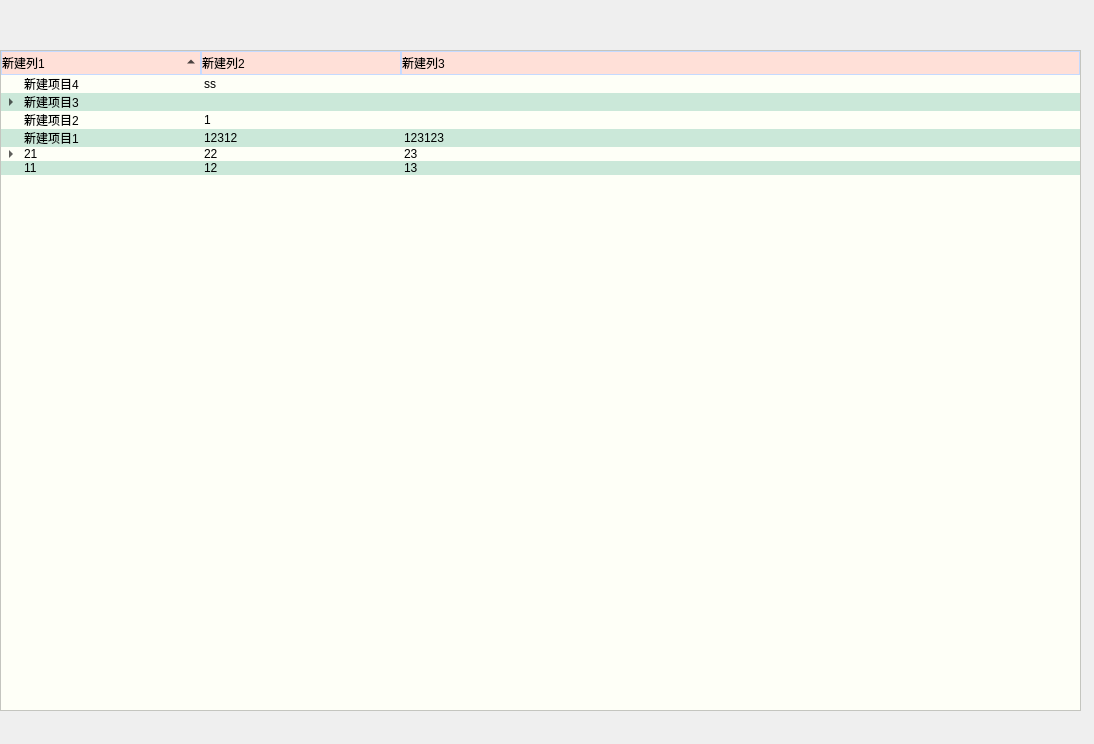
<?xml version="1.0" encoding="UTF-8"?>
<ui version="4.0">
 <class>QTreeWidgetTestClass</class>
 <widget class="QWidget" name="QTreeWidgetTestClass">
  <property name="geometry">
   <rect>
    <x>0</x>
    <y>0</y>
    <width>1094</width>
    <height>744</height>
   </rect>
  </property>
  <property name="windowTitle">
   <string>QTreeWidgetTest</string>
  </property>
  <widget class="QTreeWidget" name="treeWidget">
   <property name="geometry">
    <rect>
     <x>0</x>
     <y>50</y>
     <width>1081</width>
     <height>661</height>
    </rect>
   </property>
   <property name="styleSheet">
    <string notr="true">QTreeWidget{
	background-color: #FEFFF7;
	alternate-background-color: #CBE8D9;
}

QTreeWidget::item:hover{
	background-color: #C5DAFF;
}

QTreeWidget::item:selected{
	background-color: #DEBBE8;
}
QTreeWidget::branch{
	
	/*background-color: rgb(65, 48, 255);*/
}

 QTreeView::branch:has-siblings:!adjoins-item {
      border-image: url(vline.png) 0;
  }
  QTreeView::branch:has-siblings:adjoins-item {
      border-image: url(branch-more.png) 0;
  }
  QTreeView::branch:!has-children:!has-siblings:adjoins-item {
      border-image: url(branch-end.png) 0;
  }
  QTreeView::branch:has-children:!has-siblings:closed,
  QTreeView::branch:closed:has-children:has-siblings {
          border-image: none; image: url(branch-closed.png);
  }
  QTreeView::branch:open:has-children:!has-siblings,
  QTreeView::branch:open:has-children:has-siblings  {
          border-image: none;
          image: url(branch-open.png);
  }
QHeaderView::section{
	
	background-color:  #FFE0D8;
	border:1px solid #C5DAFF;

}

</string>
   </property>
   <property name="verticalScrollBarPolicy">
    <enum>Qt::ScrollBarAlwaysOff</enum>
   </property>
   <property name="horizontalScrollBarPolicy">
    <enum>Qt::ScrollBarAlwaysOff</enum>
   </property>
   <property name="alternatingRowColors">
    <bool>true</bool>
   </property>
   <property name="sortingEnabled">
    <bool>true</bool>
   </property>
   <property name="animated">
    <bool>true</bool>
   </property>
   <attribute name="headerVisible">
    <bool>true</bool>
   </attribute>
   <attribute name="headerDefaultSectionSize">
    <number>200</number>
   </attribute>
   <column>
    <property name="text">
     <string>新建列1</string>
    </property>
   </column>
   <column>
    <property name="text">
     <string>新建列2</string>
    </property>
   </column>
   <column>
    <property name="text">
     <string>新建列3</string>
    </property>
   </column>
   <item>
    <property name="text">
     <string>新建项目4</string>
    </property>
    <property name="text">
     <string>ss </string>
    </property>
   </item>
   <item>
    <property name="text">
     <string>新建项目3</string>
    </property>
    <item>
     <property name="text">
      <string>新建子项目</string>
     </property>
     <item>
      <property name="text">
       <string>新建子项目</string>
      </property>
      <item>
       <property name="text">
        <string>新建子项目</string>
       </property>
       <item>
        <property name="text">
         <string>新建子项目</string>
        </property>
        <item>
         <property name="text">
          <string>新建子项目</string>
         </property>
        </item>
       </item>
      </item>
     </item>
    </item>
   </item>
   <item>
    <property name="text">
     <string>新建项目2</string>
    </property>
    <property name="text">
     <string>1</string>
    </property>
   </item>
   <item>
    <property name="text">
     <string>新建项目1</string>
    </property>
    <property name="text">
     <string>12312</string>
    </property>
    <property name="text">
     <string>123123</string>
    </property>
   </item>
   <item>
    <property name="text">
     <string>21</string>
    </property>
    <property name="text">
     <string>22</string>
    </property>
    <property name="text">
     <string>23</string>
    </property>
    <item>
     <property name="text">
      <string>新建子项目1</string>
     </property>
     <property name="text">
      <string>31</string>
     </property>
     <property name="text">
      <string>32</string>
     </property>
     <item>
      <property name="text">
       <string>新建子项目</string>
      </property>
      <property name="text">
       <string>41</string>
      </property>
      <property name="text">
       <string>43</string>
      </property>
     </item>
    </item>
   </item>
   <item>
    <property name="text">
     <string>11</string>
    </property>
    <property name="text">
     <string>12</string>
    </property>
    <property name="text">
     <string>13</string>
    </property>
   </item>
  </widget>
 </widget>
 <layoutdefault spacing="6" margin="11"/>
 <resources>
  <include location="qtreewidgettest.qrc"/>
 </resources>
 <connections>
  <connection>
   <sender>treeWidget</sender>
   <signal>itemClicked(QTreeWidgetItem*,int)</signal>
   <receiver>QTreeWidgetTestClass</receiver>
   <slot>Click(QTreeWidgetItem*)</slot>
   <hints>
    <hint type="sourcelabel">
     <x>704</x>
     <y>237</y>
    </hint>
    <hint type="destinationlabel">
     <x>658</x>
     <y>-129</y>
    </hint>
   </hints>
  </connection>
  <connection>
   <sender>treeWidget</sender>
   <signal>itemDoubleClicked(QTreeWidgetItem*,int)</signal>
   <receiver>QTreeWidgetTestClass</receiver>
   <slot>Double(QTreeWidgetItem*)</slot>
   <hints>
    <hint type="sourcelabel">
     <x>812</x>
     <y>253</y>
    </hint>
    <hint type="destinationlabel">
     <x>772</x>
     <y>-82</y>
    </hint>
   </hints>
  </connection>
  <connection>
   <sender>treeWidget</sender>
   <signal>itemEntered(QTreeWidgetItem*,int)</signal>
   <receiver>QTreeWidgetTestClass</receiver>
   <slot>Hover(QTreeWidgetItem*)</slot>
   <hints>
    <hint type="sourcelabel">
     <x>551</x>
     <y>227</y>
    </hint>
    <hint type="destinationlabel">
     <x>558</x>
     <y>-51</y>
    </hint>
   </hints>
  </connection>
  <connection>
   <sender>treeWidget</sender>
   <signal>itemExpanded(QTreeWidgetItem*)</signal>
   <receiver>QTreeWidgetTestClass</receiver>
   <slot>Expand(QTreeWidgetItem*)</slot>
   <hints>
    <hint type="sourcelabel">
     <x>419</x>
     <y>302</y>
    </hint>
    <hint type="destinationlabel">
     <x>385</x>
     <y>-125</y>
    </hint>
   </hints>
  </connection>
 </connections>
 <slots>
  <slot>Click(QTreeWidgetItem*)</slot>
  <slot>Double(QTreeWidgetItem*)</slot>
  <slot>Hover(QTreeWidgetItem*)</slot>
  <slot>Expand(QTreeWidgetItem*)</slot>
 </slots>
</ui>
